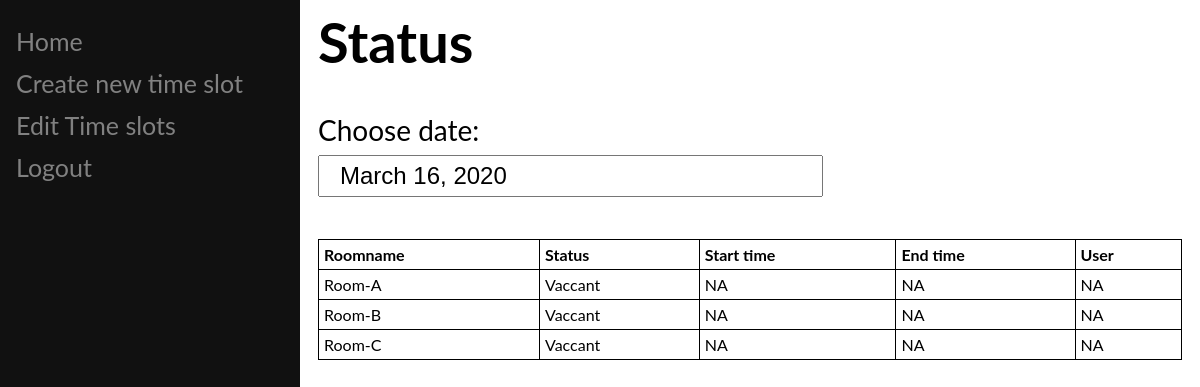
Page /book/ (signed in) on the earlier database version.
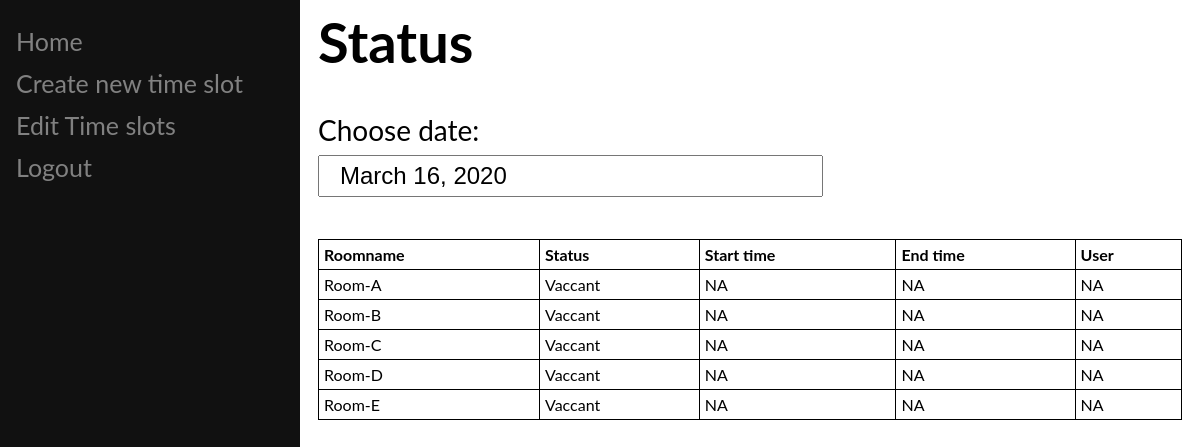
Same page on the later database version.
### book/models.py (models this page shows, shortened)
class Room(models.Model):
    name=models.CharField(max_length=24)

### book/views.py (the view, shortened to what this page needs)
# urls.py: path('',home,name="home"),
def home(request):
    if not request.user.is_manager:
        booking1=Bookings.objects.all()
        booking1=sorted(booking1,key=date,reverse=True)
        for i in booking1:
            print(i.date)
        booking=[]
        for i in booking1:
            if i.user==request.user:
                booking.append(i)
        a=[]
        b=""
        for x in booking:
            b=b+str(x.room.name)+" "
            b=b+str((x.date))+"  "
            b=b+str(x.slot_id.int_time)
            b=b+"  To  "+str(x.slot_id.end_time)
            a.append((b,x.pk,bool(datetime.datetime.combine(x.date,x.slot_id.int_time)>datetime.datetime.now())))
            b=""
        print(a)
        contex={'a':a}
        return render(request,'book/home.html',contex)
    else:
        date1=datetime.datetime.now().date()
        x=Bookings.objects.filter(date=date1)
        a=[]
        b={}
        c=[]
        for i in Room.objects.all():
            if i not in [z.room for z in x]:
                b["roomname"]=str(i.name)
                b["status"]="Vaccant"
                c.append(b)
                b={}
        context={'a':a,'c':c,'date1':date1}
        return render(request,'book/m_home.html',context)

### book/templates/book/m_home.html (shortened to what this page needs)
{% load static %}
<html>
<head>
<link rel="stylesheet" type="text/css" href="{% static 'book/man.css' %}">
<link rel="stylesheet" href="//code.jquery.com/ui/1.12.1/themes/base/jquery-ui.css">
</head>
<body>
<div class="sidenav">
    <a href="/book/">Home</a>
    <a href="/book/new/slot">Create new time slot</a>
    <a href="/book/edit/slots">Edit Time slots</a>
    <a href="/user/logout">Logout</a>
</div>
<div class="main">
    <h1>Status</h1>
    <div id="element2">
        <label for="id_date">Choose date:</label>
        <input type="text" id="id_date" class="date" value="{{ date1 }}">
    </div>
    <br>
    <br>
    <table style="width:100%" id="myTable">
        <tr>
            <th>Roomname</th>
            <th>Status</th>
            <th>Start time</th>
            <th>End time</th>
            <th>User</th>
        </tr>
        {% for i in c %}
            <tr>
                <td>{{ i.roomname }}</td>
                <td>{{ i.status }}</td>
                <td>NA</td>
                <td>NA</td>
                <td>NA</td>
            </tr>
        {% endfor %}
    </table>
</div>
</body>
</html>

### login/static/book/man.css (style rules this page uses)
body { font-family: "Lato", sans-serif; }
.sidenav { height: 100%; width: 300px; position: fixed; z-index: 1; top: 0; left: 0; background-color: #111; overflow-x: hidden; padding-top: 20px; }
.sidenav a { padding: 6px 8px 6px 16px; text-decoration: none; font-size: 25px; color: #818181; display: block; }
.main { margin-left: 300px; font-size: 28px; padding: 0px 10px; }
#element2 { display:inline-block; }
input[type=text] { width: 100%; padding-left: 20px ; padding-top: 5px; padding-bottom: 5px; margin: 8px 0; box-sizing: border-box; font-size:24px; }
table, th, td { border: 1px solid black; border-collapse: collapse; }
th, td { padding: 5px; }
th { text-align: left; }

Differences in the rows shown:
added Room: roomname "Room-D"
added Room: roomname "Room-E"
Other differences:
new list line: "Vaccant NA NA NA"
